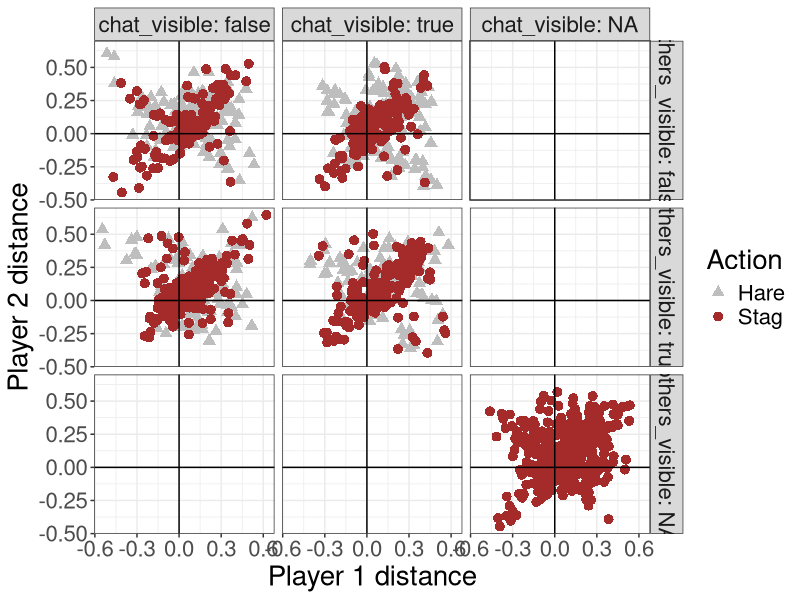

Recreate this plot in R.

library(dplyr)
library(tidyr)
library(lubridate)
library(ggplot2)

pos = read.csv('start_distance.csv')

action = read.csv('all_cleaned.csv')
action$time_stamp <- ymd_hms(action$time_stamp)

first_action = action %>%
  filter(action=='item') %>%
  select(game_id, round_id, player_id, value, time_stamp) %>%
  group_by(game_id, round_id, player_id) %>%
  slice_min(time_stamp) %>%
  select(-time_stamp) %>%
  mutate(player_id=paste0('player',player_id))


df_dist = pos %>%
  #filter(round_id==5) %>%
  mutate(to_hare = ifelse(to_hare1 < to_hare2, to_hare1, to_hare2)) %>%
  mutate(distance = (to_stag1-to_hare)/28) %>%
  select(round_id, game_id, player_id, distance)

df_action = df_dist %>%
  left_join(first_action, by=c('game_id', 'round_id', 'player_id')) %>%
  mutate(action=ifelse(is.na(value), 'stag',  value)) %>%
  select(game_id, round_id, player_id, action)

df_info = action %>%
  select(game_id, round_id, others_visible, chat_visible) %>%
  unique()

df_dist_long <- df_dist %>%
  pivot_wider(names_from = player_id, values_from = distance)


df_extended = df_dist_long %>%
  left_join(df_info, by=c('round_id', 'game_id')) %>%
  full_join(df_action, by=c('round_id', 'game_id')) %>%
  mutate(coop=as.numeric(action=='stag'))

# make scatter plot
ggplot(df_extended, aes(x = player1, y = player2)) +
  geom_point(data = subset(df_extended, coop == 0), aes(color = factor(coop), shape = factor(coop)), size = 3, position = position_jitter(width = 0.1, height = 0.1)) +
  geom_point(data = subset(df_extended, coop == 1), aes(color = factor(coop), shape = factor(coop)), size = 3, position = position_jitter(width = 0.1, height = 0.1)) +
  # geom_point(aes(color = factor(coop), shape = factor(coop)), size = 3, position = position_jitter(width = 0.1, height = 0.1)) +
  geom_hline(yintercept=0) +
  geom_vline(xintercept=0) +
  scale_color_manual(values = c('0' = 'gray', '1' = 'brown'), labels = c('Hare', 'Stag')) +
  scale_shape_manual(values = c('0' = 17, '1' = 16), labels = c('Hare', 'Stag')) +
  labs(x = 'Player 1 distance', y = 'Player 2 distance', color = 'Action', shape = 'Action') +
  theme_bw() +
  facet_grid(others_visible~chat_visible, labeller = label_both) +
  theme(text = element_text(size = 20))

